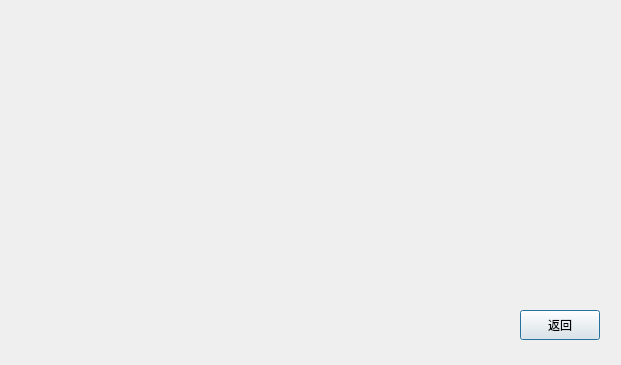
<?xml version="1.0" encoding="UTF-8"?>
<ui version="4.0">
 <class>CalibrationSingleCamera</class>
 <widget class="QDialog" name="CalibrationSingleCamera">
  <property name="geometry">
   <rect>
    <x>0</x>
    <y>0</y>
    <width>621</width>
    <height>365</height>
   </rect>
  </property>
  <property name="windowTitle">
   <string>Dialog</string>
  </property>
  <widget class="QPushButton" name="returnBtn">
   <property name="geometry">
    <rect>
     <x>520</x>
     <y>310</y>
     <width>80</width>
     <height>30</height>
    </rect>
   </property>
   <property name="text">
    <string>返回</string>
   </property>
  </widget>
 </widget>
 <resources/>
 <connections/>
</ui>
